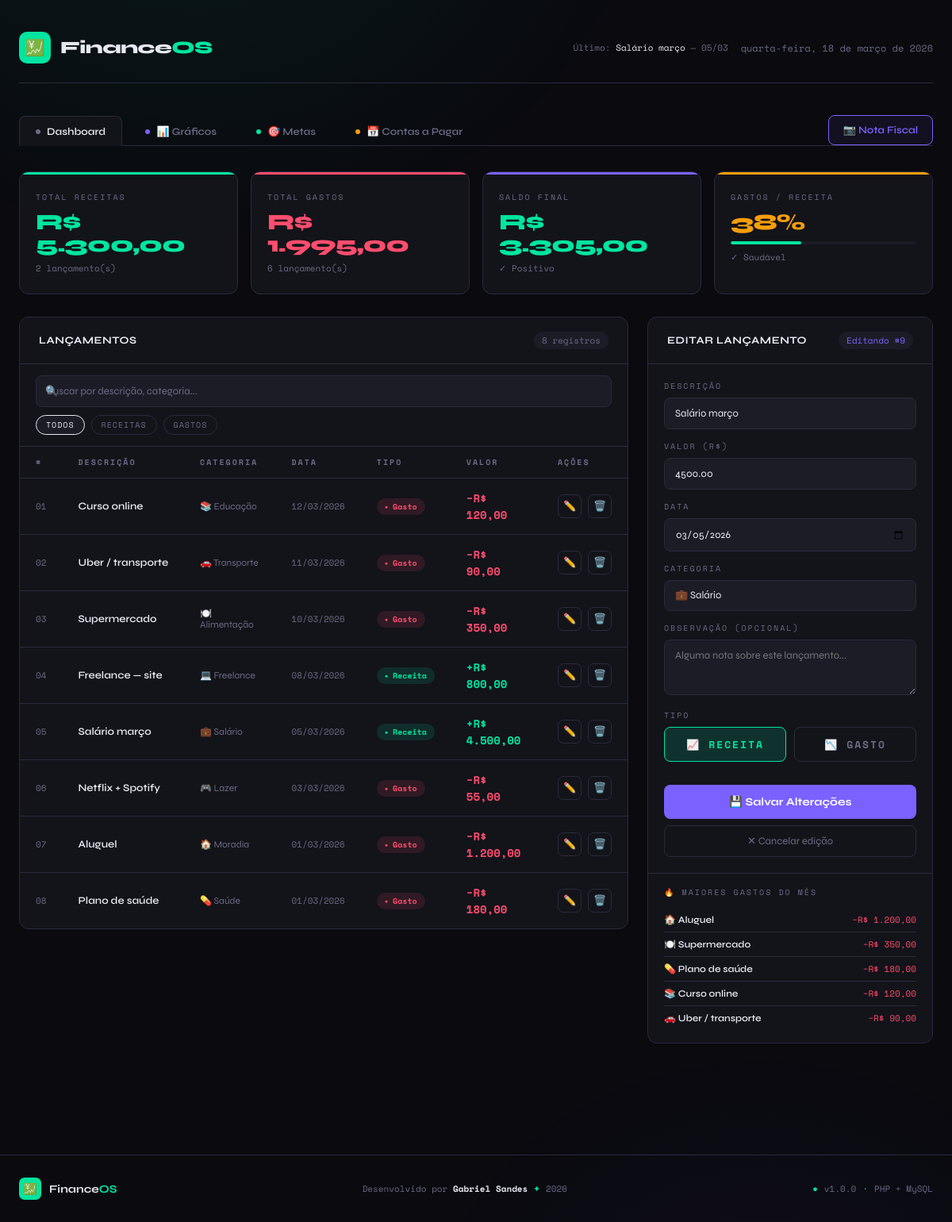
/?editar=9, run on the app's committed database.
### tables this page shows
CREATE TABLE `lancamentos` (
  `id` int(10) UNSIGNED NOT NULL,
  `descricao` varchar(255) NOT NULL,
  `valor` decimal(15,2) NOT NULL CHECK (`valor` > 0),
  `tipo` enum('receita','gasto') NOT NULL,
  `categoria_id` int(10) UNSIGNED DEFAULT NULL,
  `data` date NOT NULL DEFAULT curdate(),
  `observacao` text DEFAULT NULL,
  `criado_em` datetime NOT NULL DEFAULT current_timestamp(),
  `atualizado_em` datetime NOT NULL DEFAULT current_timestamp() ON UPDATE current_timestamp()
);

CREATE TABLE `categorias` (
  `id` int(10) UNSIGNED NOT NULL,
  `nome` varchar(80) NOT NULL,
  `icone` varchar(10) NOT NULL DEFAULT '?️'
);

### index.php (the view, shortened to what this page needs)
<?php
$db = getDB();
$saldoRow      = $db->query("SELECT * FROM saldo_geral")->fetch();
$totalReceitas = (float)$saldoRow['total_receitas'];
$totalGastos   = (float)$saldoRow['total_gastos'];
$saldo         = (float)$saldoRow['saldo'];
$dados = $db->query("
    SELECT l.*, c.nome AS categoria_nome, c.icone AS categoria_icone
    FROM lancamentos l
    LEFT JOIN categorias c ON c.id = l.categoria_id
    ORDER BY l.data DESC, l.criado_em DESC
")->fetchAll();
$categorias = $db->query("SELECT * FROM categorias ORDER BY nome")->fetchAll();
$editItem = null;
if (isset($_GET['editar'])) {
    $id   = (int)$_GET['editar'];
    $stmt = $db->prepare("SELECT * FROM lancamentos WHERE id = :id");
    $stmt->execute(['id' => $id]);
    $row  = $stmt->fetch();
    if ($row) $editItem = $row;
}
$maioresGastos = $db->query("
    SELECT descricao, valor, c.icone AS icone
    FROM lancamentos l
    LEFT JOIN categorias c ON c.id = l.categoria_id
    WHERE l.tipo = 'gasto'
      AND MONTH(l.data) = MONTH(CURDATE())
      AND YEAR(l.data)  = YEAR(CURDATE())
    ORDER BY valor DESC
    LIMIT 5
")->fetchAll();
$percentGasto = $totalReceitas > 0 ? round(($totalGastos / $totalReceitas) * 100) : 0;
$ultimoLanc = $db->query("
    SELECT descricao, valor, tipo, data FROM lancamentos
    ORDER BY criado_em DESC LIMIT 1
")->fetch();
$secaoAtiva = $_GET['secao'] ?? 'dashboard';
?>
<!DOCTYPE html>
<html lang="pt-BR">
<head>
</head>
<body>
<div class="wrapper">
  <header>
    <div class="logo">
      <div class="logo-icon">💹</div>
      <div class="logo-text">Finance<span>OS</span></div>
    </div>
    <div class="header-right">
      <?php if ($ultimoLanc): ?>
      <span style="font-family:var(--font-mono);font-size:11px;color:var(--muted)">
        Último: <span style="color:var(--text)"><?= htmlspecialchars($ultimoLanc['descricao']) ?></span>
        — <?= date('d/m', strtotime($ultimoLanc['data'])) ?>
      </span>
      <?php endif; ?>
      <div class="header-date" id="hdate"></div>
    </div>
  </header>
  <nav class="nav-tabs">
    <a href="?secao=dashboard" class="nav-tab dashboard <?= $secaoAtiva==='dashboard' ? 'active' : '' ?>">
      <span class="tab-dot"></span> Dashboard
    </a>
    <a href="?secao=graficos" class="nav-tab graficos <?= $secaoAtiva==='graficos' ? 'active' : '' ?>">
      <span class="tab-dot"></span> 📊 Gráficos
    </a>
    <a href="?secao=metas" class="nav-tab metas <?= $secaoAtiva==='metas' ? 'active' : '' ?>">
      <span class="tab-dot"></span> 🎯 Metas
    </a>
    <a href="?secao=contas" class="nav-tab contas <?= $secaoAtiva==='contas' ? 'active' : '' ?>"
       style="--dot-color:#f59e0b">
      <span class="tab-dot" style="background:var(--warn)"></span> 📅 Contas a Pagar
    </a>
    <button class="camera-btn" id="btnCamera" style="margin-left:auto">
      📷 Nota Fiscal
    </button>
  </nav>
  <div id="secao-dashboard" <?= $secaoAtiva !== 'dashboard' ? 'style="display:none"' : '' ?>>
  <div class="kpi-grid">
    <div class="kpi-card receita">
      <div class="kpi-label">Total Receitas</div>
      <div class="kpi-value receita">R$ <?= number_format($totalReceitas, 2, ',', '.') ?></div>
      <div class="kpi-sub"><?= count(array_filter($dados, fn($d) => $d['tipo']==='receita')) ?> lançamento(s)</div>
    </div>
    <div class="kpi-card gasto">
      <div class="kpi-label">Total Gastos</div>
      <div class="kpi-value gasto">R$ <?= number_format($totalGastos, 2, ',', '.') ?></div>
      <div class="kpi-sub"><?= count(array_filter($dados, fn($d) => $d['tipo']==='gasto')) ?> lançamento(s)</div>
    </div>
    <div class="kpi-card saldo">
      <div class="kpi-label">Saldo Final</div>
      <div class="kpi-value saldo"><?= $saldo < 0 ? '−' : '' ?>R$ <?= number_format(abs($saldo), 2, ',', '.') ?></div>
      <div class="kpi-sub"><?= $saldo >= 0 ? '✓ Positivo' : '⚠ Negativo' ?></div>
    </div>
    <div class="kpi-card percent">
      <div class="kpi-label">Gastos / Receita</div>
      <div class="kpi-value percent"><?= $percentGasto ?>%</div>
      <div class="progress-bar"><div class="progress-fill"></div></div>
      <div class="kpi-sub"><?= $percentGasto > 80 ? '⚠ Alto comprometimento' : ($percentGasto > 60 ? '⚡ Atenção' : '✓ Saudável') ?></div>
    </div>
  </div>
  <div class="main-grid">
    <div class="panel">
      <div class="panel-header">
        <span class="panel-title">Lançamentos</span>
        <span class="badge" id="count-badge"><?= count($dados) ?> registros</span>
      </div>
      <div class="search-wrap">
        <div class="search-box">
          <span class="search-icon">🔍</span>
          <input type="text" class="search-input" id="searchInput" placeholder="Buscar por descrição, categoria...">
        </div>
        <div class="search-filter">
          <button class="filter-btn active" data-filter="todos">Todos</button>
          <button class="filter-btn" data-filter="receita">Receitas</button>
          <button class="filter-btn" data-filter="gasto">Gastos</button>
        </div>
      </div>
      <div class="table-wrap">
        <?php if (empty($dados)): ?>
          <div class="empty-state">
            <span class="icon">📭</span>
            Nenhum lançamento ainda.<br>Adicione sua primeira transação ao lado.
          </div>
        <?php else: ?>
        <table>
          <thead>
            <tr>
              <th>#</th>
              <th>Descrição</th>
              <th>Categoria</th>
              <th>Data</th>
              <th>Tipo</th>
              <th>Valor</th>
              <th>Ações</th>
            </tr>
          </thead>
          <tbody>
            <?php foreach ($dados as $i => $item): ?>
            <tr>
              <td style="font-family:var(--font-mono);font-size:11px;color:var(--muted)"><?= str_pad($i+1,2,'0',STR_PAD_LEFT) ?></td>
              <td class="td-desc"><?= htmlspecialchars($item['descricao']) ?></td>
              <td style="font-size:12px;color:var(--muted)"><?= $item['categoria_icone'] ?? '📦' ?> <?= htmlspecialchars($item['categoria_nome'] ?? '—') ?></td>
              <td style="font-family:var(--font-mono);font-size:11px;color:var(--muted)"><?= date('d/m/Y', strtotime($item['data'])) ?></td>
              <td><span class="pill <?= $item['tipo'] ?>"><?= ucfirst($item['tipo']) ?></span></td>
              <td class="td-valor <?= $item['tipo'] ?>"><?= $item['tipo']==='gasto' ? '−' : '+' ?>R$ <?= number_format($item['valor'],2,',','.') ?></td>
              <td>
                <div class="actions">
                  <a href="?editar=<?= $item['id'] ?>" class="btn-icon edit" title="Editar"
                     onclick="setTimeout(()=>document.getElementById('formPanel').scrollIntoView({behavior:'smooth'}),100)">✏️</a>
                  <a href="actions.php?deletar=<?= $item['id'] ?>" class="btn-icon delete" title="Excluir"
                     onclick="return confirm('Excluir: <?= addslashes(htmlspecialchars($item['descricao'])) ?>?')">🗑️</a>
                </div>
              </td>
            </tr>
            <?php endforeach; ?>
          </tbody>
        </table>
        <?php endif; ?>
      </div>
    </div>
    <div class="panel" id="formPanel">
      <div class="panel-header">
        <span class="panel-title"><?= $editItem ? 'Editar Lançamento' : 'Novo Lançamento' ?></span>
        <?php if ($editItem): ?>
          <span class="badge" style="color:var(--accent3);border-color:var(--accent3)">Editando #<?= $editItem['id'] ?></span>
        <?php endif; ?>
      </div>
      <div class="form-panel">
        <form method="POST" action="actions.php">
          <div class="form-group">
            <label>Descrição</label>
            <input type="text" name="descricao" placeholder="Ex: Salário, Aluguel..."
              value="<?= $editItem ? htmlspecialchars($editItem['descricao']) : '' ?>" required>
          </div>
          <div class="form-group">
            <label>Valor (R$)</label>
            <input type="number" name="valor" step="0.01" min="0.01" placeholder="0,00"
              value="<?= $editItem ? $editItem['valor'] : '' ?>" required>
          </div>
          <div class="form-group">
            <label>Data</label>
            <input type="date" name="data"
              value="<?= $editItem ? $editItem['data'] : date('Y-m-d') ?>" required>
          </div>
          <div class="form-group">
            <label>Categoria</label>
            <select name="categoria_id">
              <?php foreach ($categorias as $cat): ?>
                <option value="<?= $cat['id'] ?>"
                  <?= ($editItem && $editItem['categoria_id'] == $cat['id']) ? 'selected' : '' ?>>
                  <?= $cat['icone'] ?> <?= htmlspecialchars($cat['nome']) ?>
                </option>
              <?php endforeach; ?>
            </select>
          </div>
          <div class="form-group">
            <label>Observação (opcional)</label>
            <textarea name="observacao" placeholder="Alguma nota sobre este lançamento..."><?= $editItem ? htmlspecialchars($editItem['observacao'] ?? '') : '' ?></textarea>
          </div>
          <div class="form-group">
            <label>Tipo</label>
            <div class="tipo-grid">
              <label class="tipo-option">
                <span class="tipo-label receita-label">📈 Receita</span>
              </label>
              <label class="tipo-option">
                <span class="tipo-label gasto-label">📉 Gasto</span>
              </label>
            </div>
          </div>
          <button type="submit" class="btn-submit <?= $editItem ? 'edit-mode' : 'add' ?>">
            <?= $editItem ? '💾 Salvar Alterações' : '+ Adicionar Lançamento' ?>
          </button>
          <?php if ($editItem): ?>
            <a href="index.php" class="btn-cancel">✕ Cancelar edição</a>
          <?php endif; ?>
        </form>
      </div>
      <?php if (!empty($maioresGastos)): ?>
      <div class="top-gastos">
        <div class="top-gastos-title">🔥 Maiores gastos do mês</div>
        <?php foreach ($maioresGastos as $g): ?>
        <div class="gasto-item">
          <span class="gasto-item-name"><?= $g['icone'] ?? '📦' ?> <?= htmlspecialchars($g['descricao']) ?></span>
          <span class="gasto-item-val">−R$ <?= number_format($g['valor'],2,',','.') ?></span>
        </div>
        <?php endforeach; ?>
      </div>
      <?php endif; ?>
    </div>
  </div>
  </div>
</div>
<footer>
  <div class="footer-brand">
    <div class="footer-logo-icon">💹</div>
    <div class="footer-brand-name">Finance<span>OS</span></div>
  </div>
  <div class="footer-center">
    Desenvolvido por <strong>Gabriel Sandes</strong> <span class="footer-dot">✦</span> <?= date('Y') ?>
  </div>
  <div class="footer-right">
    <span class="footer-dot">●</span> v1.0.0 <span class="footer-dot">·</span> PHP + MySQL
  </div>
</footer>
</body>
</html>

### data on the page
lancamentos: descricao "Salário março", data "05/03", i "05", categoria.icone "💼", categoria.nome "Salário", data "05/03/2026", tipo "Receita", valor "4.500,00", id "9", valor "4500.00", data "03/05/2026", categoria_id "💼 Salário"
lancamentos: i "01", descricao "Curso online", categoria.icone "📚", categoria.nome "Educação", data "12/03/2026", tipo "Gasto", valor "120,00"
lancamentos: i "02", descricao "Uber / transporte", categoria.icone "🚗", categoria.nome "Transporte", data "11/03/2026", tipo "Gasto", valor "90,00"
lancamentos: i "03", descricao "Supermercado", categoria.icone "🍽️", categoria.nome "Alimentação", data "10/03/2026", tipo "Gasto", valor "350,00"
lancamentos: i "04", descricao "Freelance — site", categoria.icone "💻", categoria.nome "Freelance", data "08/03/2026", tipo "Receita", valor "800,00"
lancamentos: i "06", descricao "Netflix + Spotify", categoria.icone "🎮", categoria.nome "Lazer", data "03/03/2026", tipo "Gasto", valor "55,00"
lancamentos: i "07", descricao "Aluguel", categoria.icone "🏠", categoria.nome "Moradia", data "01/03/2026", tipo "Gasto", valor "1.200,00"
lancamentos: i "08", descricao "Plano de saúde", categoria.icone "💊", categoria.nome "Saúde", data "01/03/2026", tipo "Gasto", valor "180,00"

### other printed values
$totalReceitas "5.300,00"
count(array_filter($dados, fn($d) => $d['tipo']==='receita')) "2"
$totalGastos "1.995,00"
count(array_filter($dados, fn($d) => $d['tipo']==='gasto')) "6"
abs($saldo) "3.305,00"
$percentGasto "38"
count($dados) "8"
